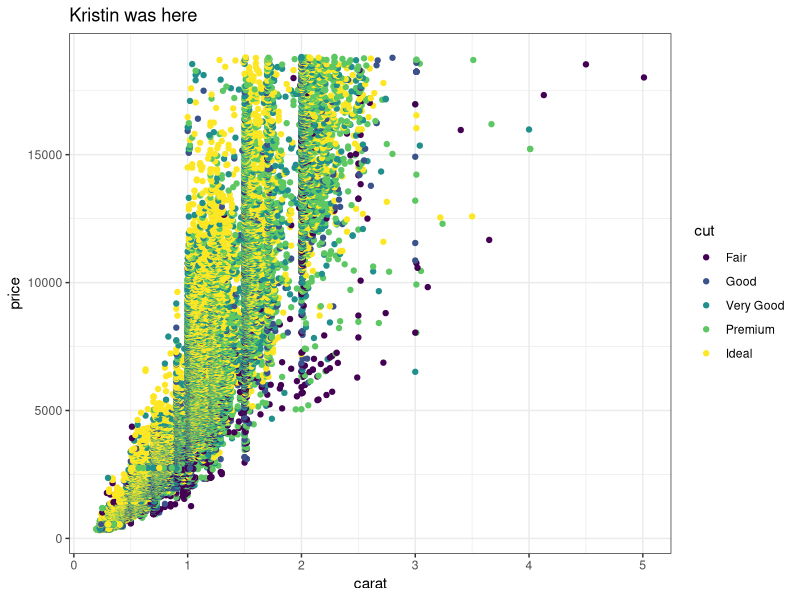
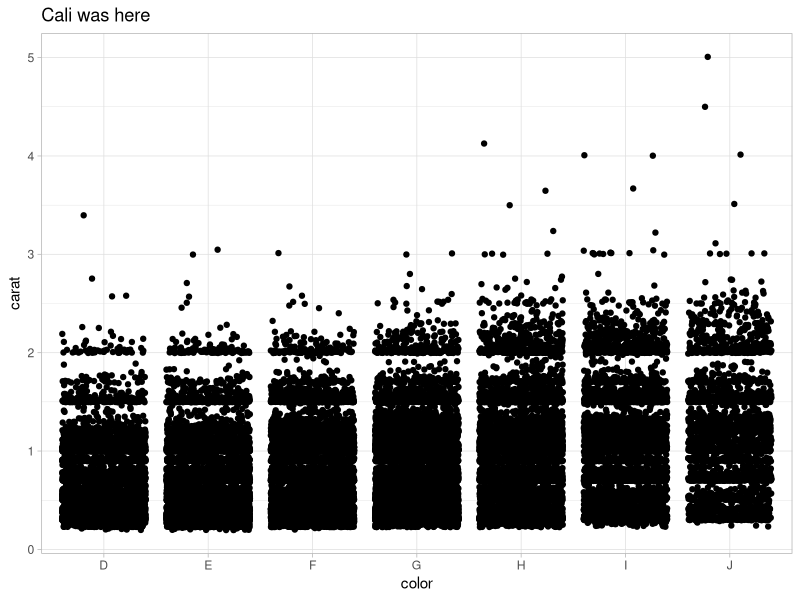
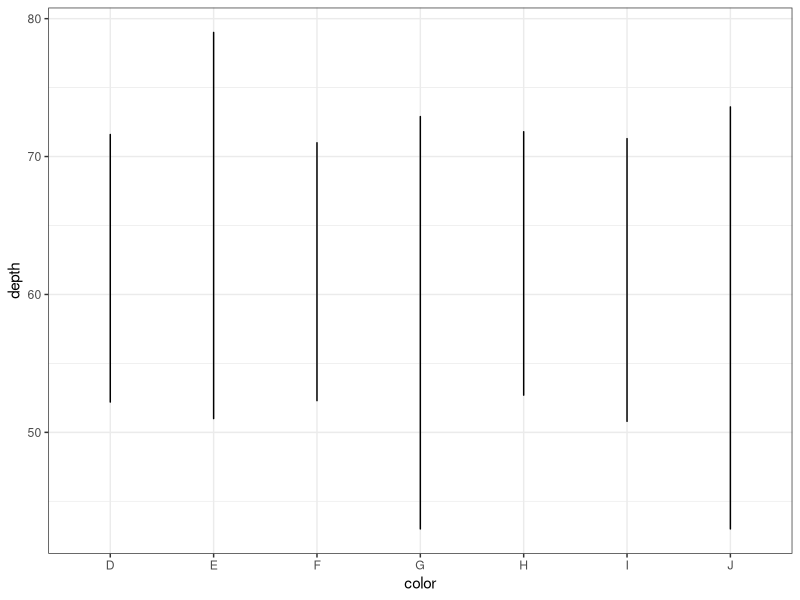

Source code (R) for these figures, in order:
## ---- chunk 1
knitr::opts_chunk$set(echo = TRUE)
library(tidyverse)
## ---- chunk 2
# Partner 1: 
# Run the code below to see the original graph
# Change the code below to make the point color change based on 'cut', and update the theme to theme_bw(). Update the title to include your first name. 

ggplot(data = diamonds, aes(x = carat, y = price)) +
  geom_point(aes(colour = cut)) +
  theme_bw() +
  labs(title = "Kristin was here")
## ---- chunk 3
# Partner 2: Cali 
# Run the code below to see the original graph
# Change the code below to make the geom a geom_jitter, and update the theme to theme_light. Update the title to include your first name. 

ggplot(data = diamonds, aes(x = color, y = carat)) +
  geom_jitter() +
  theme_light() +
  labs(title = "Cali was here")
## ---- chunk 4

ggplot(data = diamonds, aes(x = color, y = depth)) +
  geom_line() +
  theme_bw()

## ---- chunk 5

